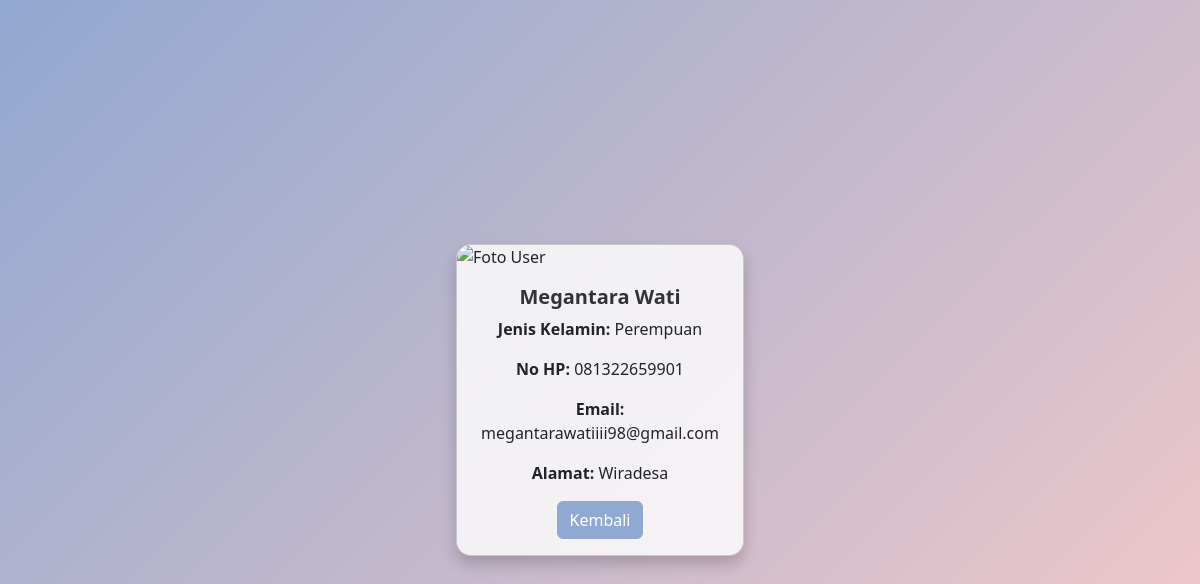
/detail.php?id=16, run on the app's committed database.
### tables this page shows
CREATE TABLE `tb_users` (
  `id` int(10) NOT NULL,
  `nama` varchar(255) NOT NULL,
  `alamat` varchar(255) NOT NULL,
  `nohp` char(13) NOT NULL,
  `foto` blob DEFAULT NULL,
  `jenis_kelamin` enum('Laki-laki','Perempuan') DEFAULT NULL,
  `email` varchar(255) DEFAULT NULL
);

### detail.php (the view, shortened to what this page needs)
<?php
$servername = "localhost";
$username = "root";
$password = "";
$dbname = "db_php";
$conn = new mysqli($servername, $username, $password, $dbname);
if (isset($_GET['id'])) {
    $id = $_GET['id'];
    $sql = "SELECT * FROM tb_users WHERE id = $id";
    $result = $conn->query($sql);
    if ($result->num_rows > 0) {
        $row = $result->fetch_assoc();
    } else {
        echo "Data tidak ditemukan.";
        exit;
    }
} else {
    echo "ID tidak ditemukan.";
    exit;
}
?>
<!doctype html>
<html lang="en">
<head>
    <link href="https://cdn.jsdelivr.net/npm/bootstrap@5.3.3/dist/css/bootstrap.min.css" rel="stylesheet">
</head>
<body>
    <div class="card">
        <img src="detail.php?id=<?php echo $row['id']; ?>&show_image=1" class="card-img-top" alt="Foto User">
        <div class="card-body">
            <h5 class="card-title"><?php echo $row['nama']; ?></h5>
            <p class="card-text"><strong>Jenis Kelamin:</strong> <?php echo $row['jenis_kelamin']; ?></p>
            <p class="card-text"><strong>No HP:</strong> <?php echo $row['nohp']; ?></p>
            <p class="card-text"><strong>Email:</strong> <?php echo $row['email']; ?></p>
            <p class="card-text"><strong>Alamat:</strong> <?php echo $row['alamat']; ?></p>
            <a href="index.php" class="btn btn-primary">Kembali</a>
        </div>
    </div>
</body>
</html>

### detail.php (style rules this page uses)
body { background: linear-gradient(135deg, #91A8D0, #F7CAC9); min-height: 100vh; display: flex; align-items: center; justify-content: center; }
.card { background-color: rgba(255, 255, 255, 0.8); border-radius: 15px; box-shadow: 0 8px 16px rgba(0, 0, 0, 0.2); width: 18rem; }
.card-title { font-weight: bold; color: #333; }
.btn-primary { background-color: #91A8D0; border-color: #91A8D0; }
.card-body { text-align: center; }
.card-img-top { max-height: 300px; object-fit: cover; border-top-left-radius: 15px; border-top-right-radius: 15px; }

### data on the page
tb_users: nama "Megantara Wati", jenis_kelamin "Perempuan", nohp "081322659901", email "megantarawatiiii98@gmail.com", alamat "Wiradesa"
